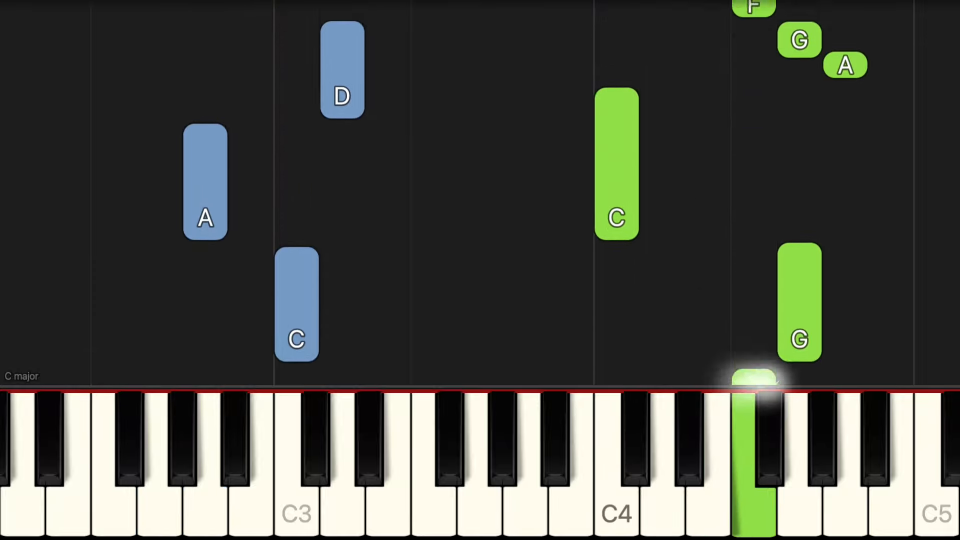
#> input picture frame 870 of videos/heart_and_soul.webm, 1920 x 1080 px (shown at 1/2 size)
$ python detect_notes.py
#> lines starting #> are read from the running program, lines starting #| are printed output that depends on the picture; after the words box and inside, x2 and y2 are one past the last pixel; in counts of white or black regions, pixels touching at a corner belong together
import cv2

def detectar_mudancas(video_path, start_time=30, end_time=40):
#> called with video_path = 'videos/heart_and_soul.webm', start_time = 30, end_time = 40
    cap = cv2.VideoCapture(video_path)

    if not cap.isOpened():
        print("Erro ao abrir o vídeo")
        return

    fps = int(cap.get(cv2.CAP_PROP_FPS))
    start_frame = start_time * fps
    end_frame = end_time * fps

    cap.set(cv2.CAP_PROP_POS_FRAMES, start_frame)

    _, prev_frame = cap.read()
#> prev_frame is the input picture: shape (1080, 1920, 3); mean B, G, R 68.4, 74.9, 72.5
    prev_gray = cv2.cvtColor(prev_frame, cv2.COLOR_BGR2GRAY)
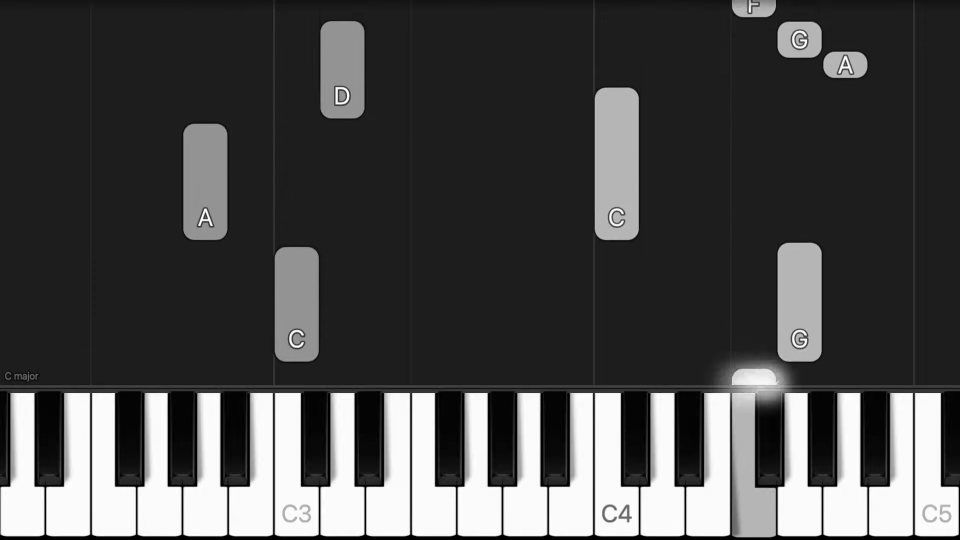
#> prev_gray: shape (1080, 1920) (shown at 1/2 size); min 0, max 255, mean 73.5

    cv2.namedWindow("Detecção", cv2.WINDOW_NORMAL)

    num_bolinhas = 10
    altura_bolinhas = prev_frame.shape[0] - 10  # 10 pixels acima da parte inferior do vídeo
#> altura_bolinhas = 1070
    espacamento = prev_frame.shape[1] // (num_bolinhas + 1)  # Espaço entre bolinhas
#> espacamento = 174

    for frame_idx in range(start_frame, end_frame):
        ret, frame = cap.read()
        if not ret:
            break

        gray = cv2.cvtColor(frame, cv2.COLOR_BGR2GRAY)
        diff = cv2.absdiff(prev_gray, gray)
        _, thresh = cv2.threshold(diff, 30, 255, cv2.THRESH_BINARY)

        # Converter para BGR para desenhar as bolinhas vermelhas
        thresh_bgr = cv2.cvtColor(thresh, cv2.COLOR_GRAY2BGR)

        # Verificar mudanças nas posições das bolinhas
        mudancas = {}
        for i in range(1, num_bolinhas + 1):
            x = i * espacamento
            cv2.circle(thresh_bgr, (x, altura_bolinhas), 10, (0, 0, 255), -1)

            # Verificar se a posição da bolinha tem pixels brancos
            if thresh[altura_bolinhas, x] == 255:
                mudancas[f"bolinha {i}"] = True

        if mudancas:
            print(mudancas)

        cv2.imshow("Detecção", thresh_bgr)

        prev_gray = gray

        if cv2.waitKey(1) & 0xFF == ord('q'):
            break
#> this loop made 1 pass; (key q is pressed on pass 1)
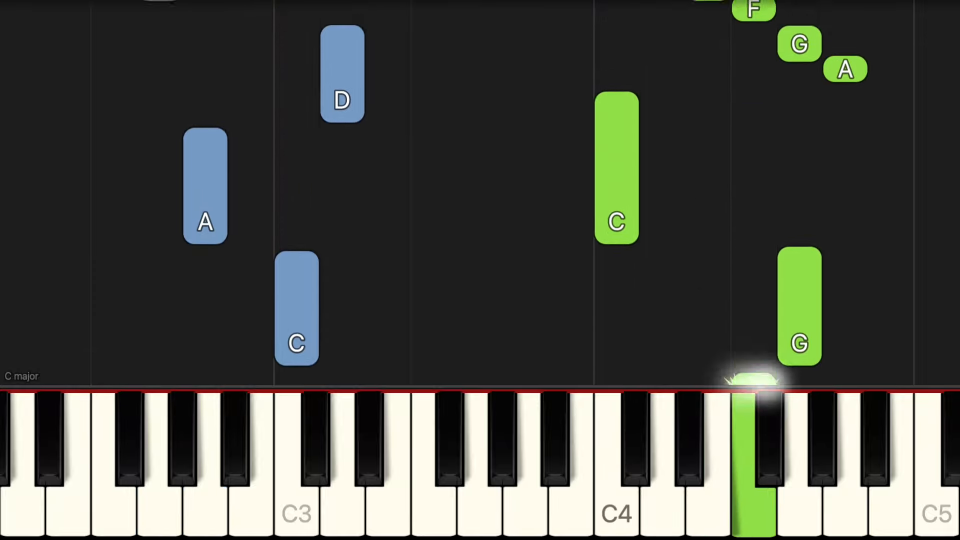
#> input picture frame 871 of videos/heart_and_soul.webm, 1920 x 1080 px (shown at 1/2 size)
#> pass 1, in detectar_mudancas, `diff = cv2.absdiff(prev_gray, gray)`:
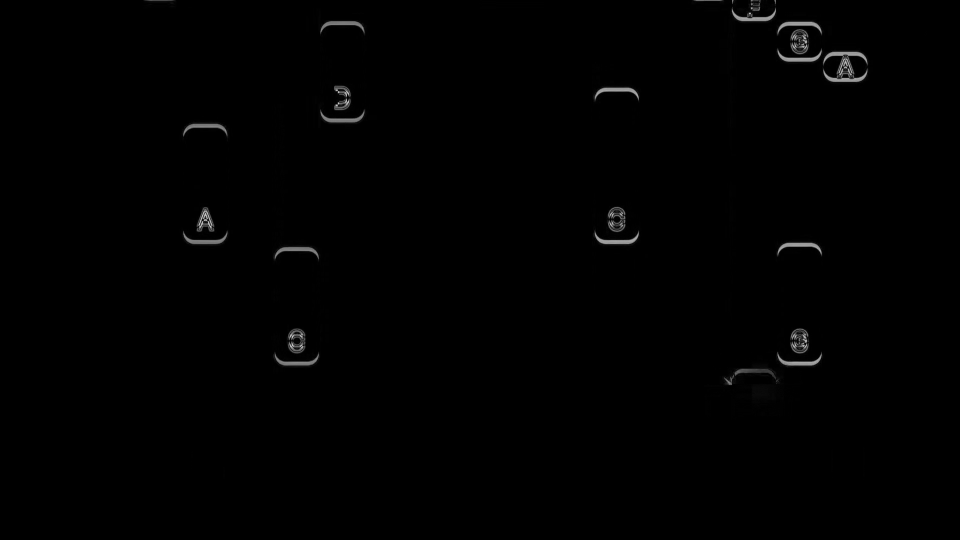
#> diff: shape (1080, 1920) (shown at 1/2 size); min 0, max 218, mean 1.2
#> pass 1, in detectar_mudancas, `_, thresh = cv2.threshold(diff, 30, 255, cv2.THRESH_BINARY)`:
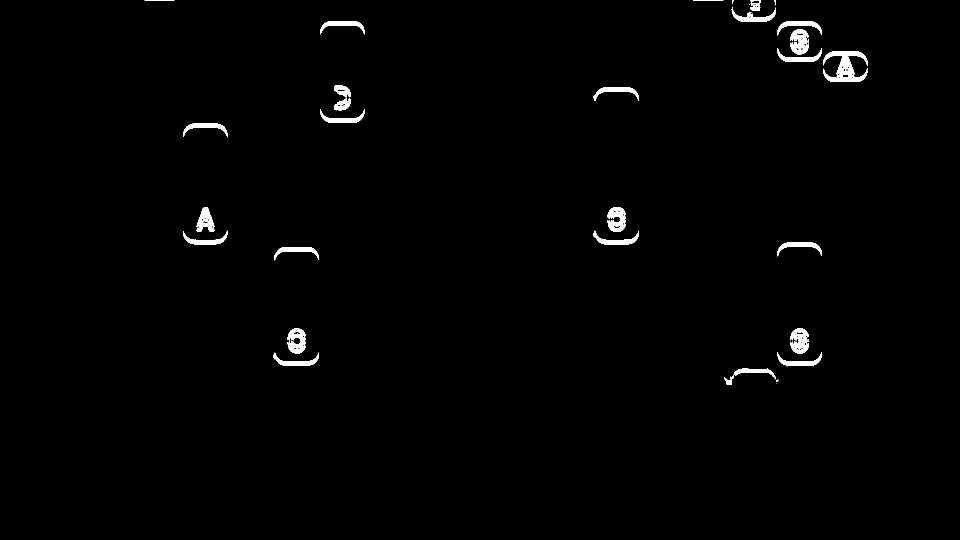
#> thresh: shape (1080, 1920) (shown at 1/2 size); 1% white; 44 white regions (17 under 20 px), largest, box (x1, y1, x2, y2) and area: (1646, 103, 1735, 164) 2525, (1581, 58, 1618, 109) 1177, (1581, 657, 1618, 707) 1173
#> frame is the input picture: shape (1080, 1920, 3); mean B, G, R 68.5, 75, 72.6
#> after the loop:
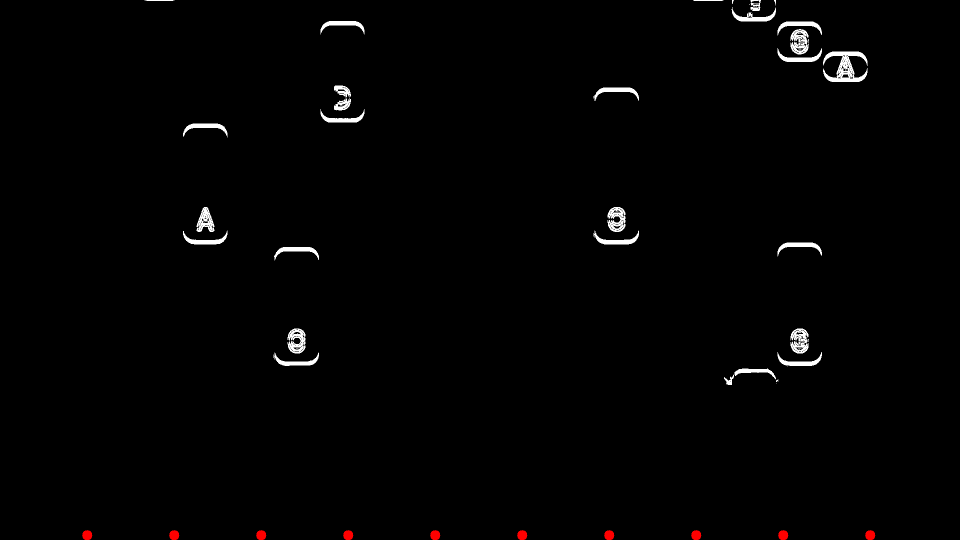
#> thresh_bgr: shape (1080, 1920, 3) (shown at 1/2 size); mean B, G, R 2.6, 2.6, 3

    cap.release()
    cv2.destroyAllWindows()

# Teste com seu vídeo
video_path = "videos/heart_and_soul.webm"
detectar_mudancas(video_path)

$ run again, starting later in the video
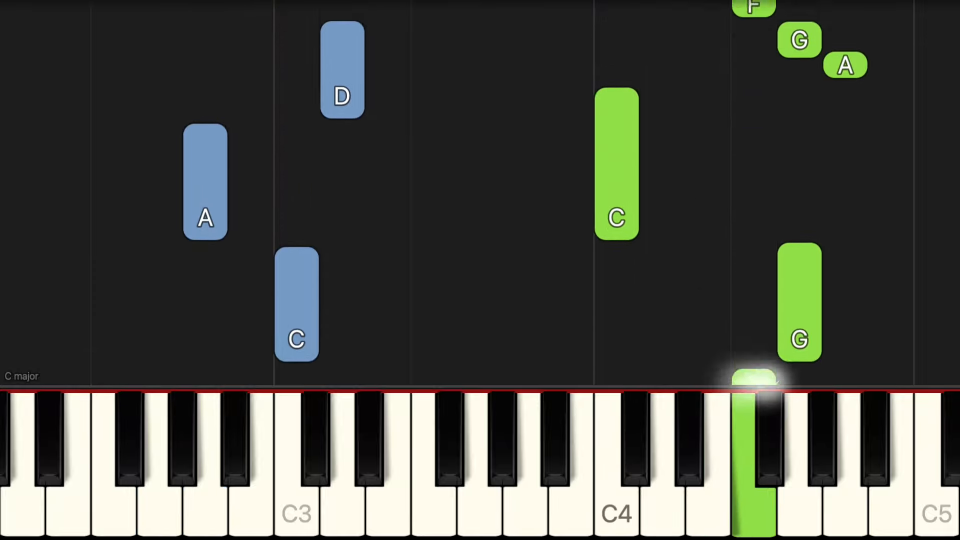
#> input picture frame 870 of videos/heart_and_soul.webm, 1920 x 1080 px (shown at 1/2 size)
#> in detectar_mudancas, prev_frame is the input picture: shape (1080, 1920, 3); mean B, G, R 68.4, 74.9, 72.5
#> the loop in detectar_mudancas, `for frame_idx in range(start_frame, end_frame):` made 1 pass; (key q is pressed on pass 1)
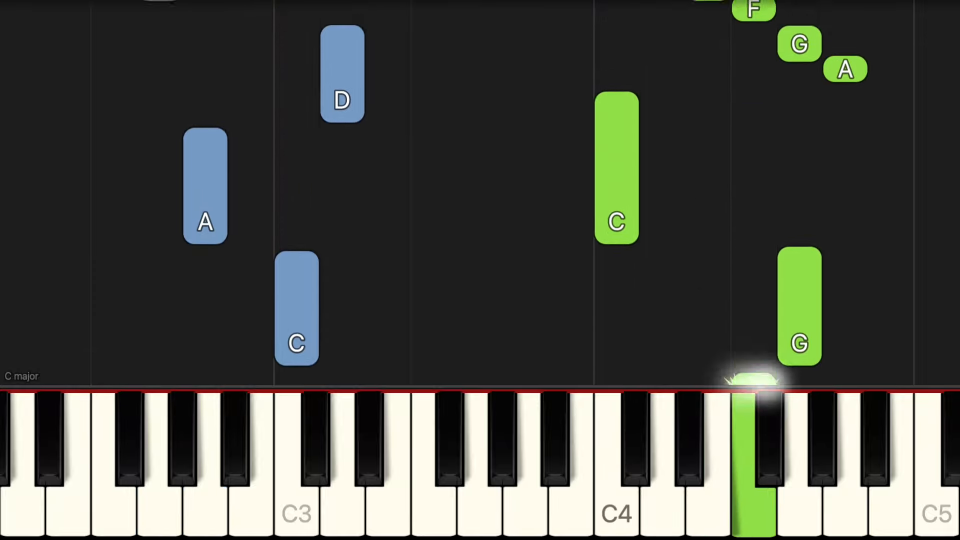
#> input picture frame 871 of videos/heart_and_soul.webm, 1920 x 1080 px (shown at 1/2 size)
#> in detectar_mudancas, frame is the input picture: shape (1080, 1920, 3); mean B, G, R 68.5, 75, 72.6

$ run again, starting later in the video
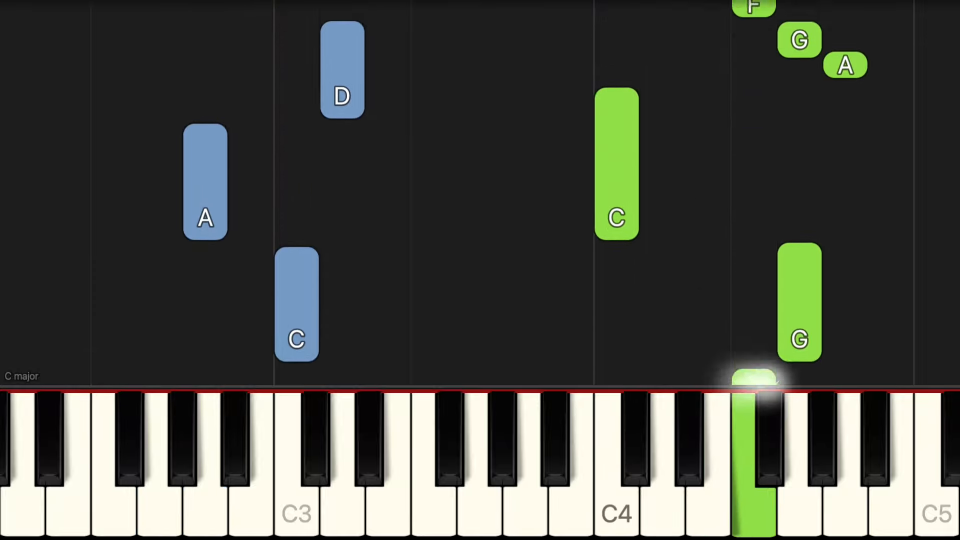
#> input picture frame 870 of videos/heart_and_soul.webm, 1920 x 1080 px (shown at 1/2 size)
#> in detectar_mudancas, prev_frame is the input picture: shape (1080, 1920, 3); mean B, G, R 68.4, 74.9, 72.5
#> the loop in detectar_mudancas, `for frame_idx in range(start_frame, end_frame):` made 1 pass; (key q is pressed on pass 1)
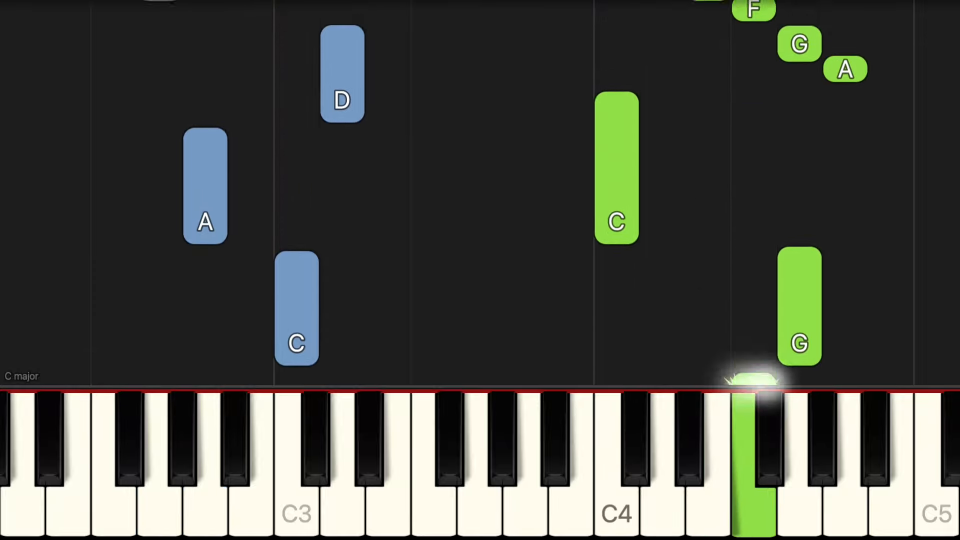
#> input picture frame 871 of videos/heart_and_soul.webm, 1920 x 1080 px (shown at 1/2 size)
#> in detectar_mudancas, frame is the input picture: shape (1080, 1920, 3); mean B, G, R 68.5, 75, 72.6
